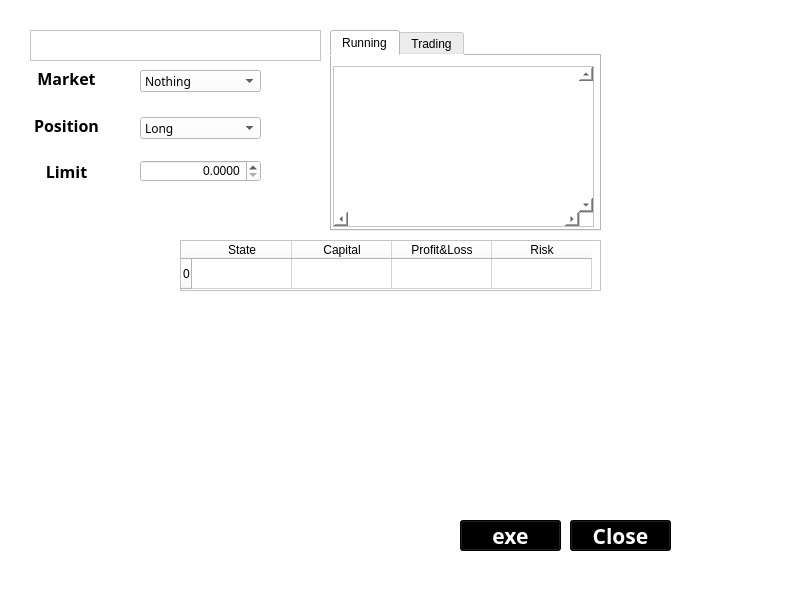
<?xml version="1.0" encoding="UTF-8"?>
<ui version="4.0">
 <class>MainWindow</class>
 <widget class="QMainWindow" name="MainWindow">
  <property name="geometry">
   <rect>
    <x>0</x>
    <y>0</y>
    <width>796</width>
    <height>600</height>
   </rect>
  </property>
  <property name="windowTitle">
   <string>PyTrader</string>
  </property>
  <property name="windowIcon">
   <iconset>
    <normaloff>C:/Users/dabee/Pictures/22/281999-margot-robbie.jpg</normaloff>C:/Users/dabee/Pictures/22/281999-margot-robbie.jpg</iconset>
  </property>
  <property name="styleSheet">
   <string notr="true">background-color: rgb(255, 255, 255);</string>
  </property>
  <widget class="QWidget" name="centralwidget">
   <widget class="QPushButton" name="pushButton">
    <property name="geometry">
     <rect>
      <x>460</x>
      <y>520</y>
      <width>101</width>
      <height>31</height>
     </rect>
    </property>
    <property name="font">
     <font>
      <family>HY엽서L</family>
      <pointsize>16</pointsize>
      <weight>75</weight>
      <bold>true</bold>
     </font>
    </property>
    <property name="styleSheet">
     <string notr="true">color: rgb(255, 255, 255);
background-color: rgb(0, 0, 0);</string>
    </property>
    <property name="text">
     <string>exe</string>
    </property>
   </widget>
   <widget class="QPushButton" name="pushButton_2">
    <property name="geometry">
     <rect>
      <x>570</x>
      <y>520</y>
      <width>101</width>
      <height>31</height>
     </rect>
    </property>
    <property name="font">
     <font>
      <family>HY엽서L</family>
      <pointsize>16</pointsize>
      <weight>75</weight>
      <bold>true</bold>
     </font>
    </property>
    <property name="styleSheet">
     <string notr="true">color: rgb(255, 255, 255);
background-color: rgb(0, 0, 0);</string>
    </property>
    <property name="text">
     <string>Close</string>
    </property>
   </widget>
   <widget class="QComboBox" name="comboBox">
    <property name="geometry">
     <rect>
      <x>140</x>
      <y>70</y>
      <width>121</width>
      <height>22</height>
     </rect>
    </property>
    <property name="font">
     <font>
      <family>HY엽서L</family>
     </font>
    </property>
    <item>
     <property name="text">
      <string>Nothing</string>
     </property>
    </item>
    <item>
     <property name="text">
      <string>Gold</string>
     </property>
    </item>
    <item>
     <property name="text">
      <string>Euro</string>
     </property>
    </item>
    <item>
     <property name="text">
      <string>Oil</string>
     </property>
    </item>
    <item>
     <property name="text">
      <string>AUD</string>
     </property>
    </item>
    <item>
     <property name="text">
      <string>CAD</string>
     </property>
    </item>
   </widget>
   <widget class="QLabel" name="label_4">
    <property name="geometry">
     <rect>
      <x>16</x>
      <y>156</y>
      <width>101</width>
      <height>31</height>
     </rect>
    </property>
    <property name="font">
     <font>
      <family>HY엽서L</family>
      <pointsize>12</pointsize>
      <weight>75</weight>
      <bold>true</bold>
     </font>
    </property>
    <property name="text">
     <string>Limit</string>
    </property>
    <property name="alignment">
     <set>Qt::AlignCenter</set>
    </property>
   </widget>
   <widget class="QLabel" name="label_5">
    <property name="geometry">
     <rect>
      <x>16</x>
      <y>63</y>
      <width>101</width>
      <height>31</height>
     </rect>
    </property>
    <property name="font">
     <font>
      <family>HY엽서L</family>
      <pointsize>12</pointsize>
      <weight>75</weight>
      <bold>true</bold>
     </font>
    </property>
    <property name="text">
     <string>Market</string>
    </property>
    <property name="alignment">
     <set>Qt::AlignCenter</set>
    </property>
   </widget>
   <widget class="QListWidget" name="listWidget_6">
    <property name="geometry">
     <rect>
      <x>30</x>
      <y>30</y>
      <width>291</width>
      <height>31</height>
     </rect>
    </property>
   </widget>
   <widget class="QTableWidget" name="tableWidget">
    <property name="geometry">
     <rect>
      <x>180</x>
      <y>240</y>
      <width>421</width>
      <height>51</height>
     </rect>
    </property>
    <property name="layoutDirection">
     <enum>Qt::LeftToRight</enum>
    </property>
    <property name="lineWidth">
     <number>3</number>
    </property>
    <property name="midLineWidth">
     <number>2</number>
    </property>
    <row>
     <property name="text">
      <string>0</string>
     </property>
    </row>
    <column>
     <property name="text">
      <string>State</string>
     </property>
     <property name="textAlignment">
      <set>AlignHCenter|AlignVCenter|AlignCenter</set>
     </property>
    </column>
    <column>
     <property name="text">
      <string>Capital</string>
     </property>
     <property name="textAlignment">
      <set>AlignHCenter|AlignVCenter|AlignCenter</set>
     </property>
    </column>
    <column>
     <property name="text">
      <string>Profit&amp;Loss</string>
     </property>
     <property name="textAlignment">
      <set>AlignHCenter|AlignVCenter|AlignCenter</set>
     </property>
    </column>
    <column>
     <property name="text">
      <string>Risk</string>
     </property>
     <property name="textAlignment">
      <set>AlignHCenter|AlignVCenter|AlignCenter</set>
     </property>
    </column>
    <item row="0" column="0">
     <property name="text">
      <string/>
     </property>
     <property name="textAlignment">
      <set>AlignRight|AlignVCenter</set>
     </property>
    </item>
    <item row="0" column="1">
     <property name="text">
      <string/>
     </property>
     <property name="textAlignment">
      <set>AlignRight|AlignVCenter</set>
     </property>
    </item>
    <item row="0" column="2">
     <property name="text">
      <string/>
     </property>
     <property name="textAlignment">
      <set>AlignRight|AlignVCenter</set>
     </property>
    </item>
    <item row="0" column="3">
     <property name="text">
      <string/>
     </property>
     <property name="textAlignment">
      <set>AlignRight|AlignVCenter</set>
     </property>
    </item>
   </widget>
   <widget class="QTabWidget" name="tabWidget_2">
    <property name="geometry">
     <rect>
      <x>330</x>
      <y>30</y>
      <width>271</width>
      <height>201</height>
     </rect>
    </property>
    <property name="currentIndex">
     <number>0</number>
    </property>
    <widget class="QWidget" name="tab_4">
     <attribute name="title">
      <string>Running</string>
     </attribute>
     <widget class="QListWidget" name="listWidget">
      <property name="geometry">
       <rect>
        <x>1</x>
        <y>10</y>
        <width>261</width>
        <height>161</height>
       </rect>
      </property>
      <property name="verticalScrollBarPolicy">
       <enum>Qt::ScrollBarAlwaysOn</enum>
      </property>
      <property name="horizontalScrollBarPolicy">
       <enum>Qt::ScrollBarAlwaysOn</enum>
      </property>
     </widget>
    </widget>
    <widget class="QWidget" name="tab_5">
     <attribute name="title">
      <string>Trading</string>
     </attribute>
     <widget class="QListWidget" name="listWidget_2">
      <property name="geometry">
       <rect>
        <x>0</x>
        <y>10</y>
        <width>261</width>
        <height>161</height>
       </rect>
      </property>
     </widget>
    </widget>
   </widget>
   <widget class="QDoubleSpinBox" name="doubleSpinBox_2">
    <property name="geometry">
     <rect>
      <x>140</x>
      <y>160</y>
      <width>121</width>
      <height>22</height>
     </rect>
    </property>
    <property name="alignment">
     <set>Qt::AlignRight|Qt::AlignTrailing|Qt::AlignVCenter</set>
    </property>
    <property name="decimals">
     <number>4</number>
    </property>
    <property name="maximum">
     <double>10000.000000000000000</double>
    </property>
   </widget>
   <widget class="QLabel" name="label_6">
    <property name="geometry">
     <rect>
      <x>16</x>
      <y>110</y>
      <width>101</width>
      <height>31</height>
     </rect>
    </property>
    <property name="font">
     <font>
      <family>HY엽서L</family>
      <pointsize>12</pointsize>
      <weight>75</weight>
      <bold>true</bold>
     </font>
    </property>
    <property name="text">
     <string>Position</string>
    </property>
    <property name="alignment">
     <set>Qt::AlignCenter</set>
    </property>
   </widget>
   <widget class="QComboBox" name="comboBox_2">
    <property name="geometry">
     <rect>
      <x>140</x>
      <y>117</y>
      <width>121</width>
      <height>22</height>
     </rect>
    </property>
    <property name="font">
     <font>
      <family>HY엽서L</family>
     </font>
    </property>
    <item>
     <property name="text">
      <string>Long</string>
     </property>
    </item>
    <item>
     <property name="text">
      <string>Short</string>
     </property>
    </item>
   </widget>
  </widget>
  <widget class="QMenuBar" name="menubar">
   <property name="geometry">
    <rect>
     <x>0</x>
     <y>0</y>
     <width>796</width>
     <height>21</height>
    </rect>
   </property>
  </widget>
  <widget class="QStatusBar" name="statusbar"/>
 </widget>
 <resources/>
 <connections/>
</ui>
